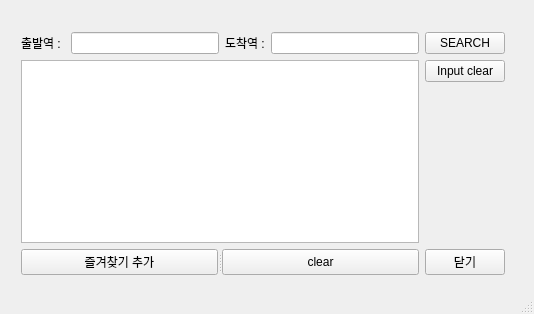
<?xml version="1.0" encoding="UTF-8"?>
<ui version="4.0">
 <class>MainWindow</class>
 <widget class="QMainWindow" name="MainWindow">
  <property name="geometry">
   <rect>
    <x>0</x>
    <y>0</y>
    <width>534</width>
    <height>314</height>
   </rect>
  </property>
  <property name="windowTitle">
   <string>MainWindow</string>
  </property>
  <property name="whatsThis">
   <string>&lt;html&gt;&lt;head/&gt;&lt;body&gt;&lt;p&gt;&lt;br/&gt;&lt;/p&gt;&lt;/body&gt;&lt;/html&gt;</string>
  </property>
  <property name="styleSheet">
   <string notr="true"/>
  </property>
  <widget class="QWidget" name="centralWidget">
   <widget class="QWidget" name="layoutWidget">
    <property name="geometry">
     <rect>
      <x>10</x>
      <y>21</y>
      <width>506</width>
      <height>265</height>
     </rect>
    </property>
    <layout class="QGridLayout" name="gridLayout_2">
     <item row="3" column="0">
      <widget class="QSplitter" name="splitter">
       <property name="orientation">
        <enum>Qt::Horizontal</enum>
       </property>
       <widget class="QPushButton" name="pushButton_3">
        <property name="text">
         <string>즐겨찾기 추가</string>
        </property>
       </widget>
       <widget class="QPushButton" name="pushButton_4">
        <property name="enabled">
         <bool>true</bool>
        </property>
        <property name="text">
         <string>clear</string>
        </property>
       </widget>
      </widget>
     </item>
     <item row="3" column="1">
      <widget class="QPushButton" name="pushButton_2">
       <property name="text">
        <string>닫기</string>
       </property>
      </widget>
     </item>
     <item row="0" column="0" colspan="2">
      <layout class="QGridLayout" name="gridLayout">
       <item row="0" column="3">
        <widget class="QLineEdit" name="lineEdit_2">
         <property name="enabled">
          <bool>true</bool>
         </property>
         <property name="sizePolicy">
          <sizepolicy hsizetype="Expanding" vsizetype="Maximum">
           <horstretch>0</horstretch>
           <verstretch>0</verstretch>
          </sizepolicy>
         </property>
         <property name="styleSheet">
          <string notr="true"/>
         </property>
         <property name="text">
          <string/>
         </property>
        </widget>
       </item>
       <item row="0" column="1">
        <widget class="QLineEdit" name="lineEdit">
         <property name="text">
          <string/>
         </property>
        </widget>
       </item>
       <item row="0" column="2">
        <widget class="QLabel" name="label_2">
         <property name="styleSheet">
          <string notr="true">font: 13pt &quot;Ubuntu&quot;;</string>
         </property>
         <property name="text">
          <string>도착역 :</string>
         </property>
         <property name="buddy">
          <cstring>lineEdit_2</cstring>
         </property>
        </widget>
       </item>
       <item row="0" column="0">
        <widget class="QLabel" name="label">
         <property name="styleSheet">
          <string notr="true">font: 14pt &quot;Ubuntu&quot;;
font: 13pt &quot;Ubuntu&quot;;</string>
         </property>
         <property name="text">
          <string>출발역 : </string>
         </property>
         <property name="buddy">
          <cstring>lineEdit</cstring>
         </property>
        </widget>
       </item>
       <item row="0" column="4">
        <widget class="QPushButton" name="pushButton">
         <property name="sizePolicy">
          <sizepolicy hsizetype="Minimum" vsizetype="Maximum">
           <horstretch>0</horstretch>
           <verstretch>0</verstretch>
          </sizepolicy>
         </property>
         <property name="text">
          <string>SEARCH</string>
         </property>
        </widget>
       </item>
      </layout>
     </item>
     <item row="1" column="0" rowspan="2">
      <widget class="QListWidget" name="listWidget"/>
     </item>
     <item row="1" column="1">
      <widget class="QPushButton" name="search1">
       <property name="text">
        <string>Input clear</string>
       </property>
      </widget>
     </item>
    </layout>
   </widget>
  </widget>
  <widget class="QStatusBar" name="statusBar"/>
 </widget>
 <layoutdefault spacing="6" margin="11"/>
 <tabstops>
  <tabstop>lineEdit</tabstop>
  <tabstop>lineEdit_2</tabstop>
  <tabstop>pushButton</tabstop>
  <tabstop>pushButton_3</tabstop>
  <tabstop>pushButton_2</tabstop>
 </tabstops>
 <resources/>
 <connections>
  <connection>
   <sender>pushButton_2</sender>
   <signal>clicked()</signal>
   <receiver>MainWindow</receiver>
   <slot>close()</slot>
   <hints>
    <hint type="sourcelabel">
     <x>514</x>
     <y>284</y>
    </hint>
    <hint type="destinationlabel">
     <x>170</x>
     <y>233</y>
    </hint>
   </hints>
  </connection>
  <connection>
   <sender>lineEdit</sender>
   <signal>textEdited(QString)</signal>
   <receiver>lineEdit_2</receiver>
   <slot>clear()</slot>
   <hints>
    <hint type="sourcelabel">
     <x>211</x>
     <y>38</y>
    </hint>
    <hint type="destinationlabel">
     <x>427</x>
     <y>39</y>
    </hint>
   </hints>
  </connection>
  <connection>
   <sender>pushButton_4</sender>
   <signal>clicked()</signal>
   <receiver>listWidget</receiver>
   <slot>clear()</slot>
   <hints>
    <hint type="sourcelabel">
     <x>332</x>
     <y>268</y>
    </hint>
    <hint type="destinationlabel">
     <x>328</x>
     <y>203</y>
    </hint>
   </hints>
  </connection>
 </connections>
</ui>
